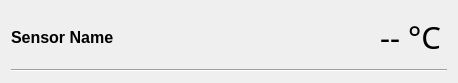
<?xml version="1.0" encoding="UTF-8"?>
<ui version="4.0">
 <class>Form</class>
 <widget class="QWidget" name="Form">
  <property name="geometry">
   <rect>
    <x>0</x>
    <y>0</y>
    <width>458</width>
    <height>83</height>
   </rect>
  </property>
  <property name="windowTitle">
   <string>Form</string>
  </property>
  <layout class="QGridLayout" name="gridLayout">
   <item row="0" column="2" rowspan="2">
    <widget class="QLabel" name="label_value">
     <property name="font">
      <font>
       <family>Digital-7</family>
       <pointsize>23</pointsize>
      </font>
     </property>
     <property name="text">
      <string>-- °C</string>
     </property>
     <property name="textFormat">
      <enum>Qt::AutoText</enum>
     </property>
     <property name="alignment">
      <set>Qt::AlignRight|Qt::AlignTrailing|Qt::AlignVCenter</set>
     </property>
    </widget>
   </item>
   <item row="2" column="0" colspan="4">
    <widget class="Line" name="line">
     <property name="sizePolicy">
      <sizepolicy hsizetype="Minimum" vsizetype="Fixed">
       <horstretch>0</horstretch>
       <verstretch>0</verstretch>
      </sizepolicy>
     </property>
     <property name="orientation">
      <enum>Qt::Horizontal</enum>
     </property>
    </widget>
   </item>
   <item row="0" column="1">
    <spacer name="horizontalSpacer">
     <property name="orientation">
      <enum>Qt::Horizontal</enum>
     </property>
     <property name="sizeHint" stdset="0">
      <size>
       <width>40</width>
       <height>20</height>
      </size>
     </property>
    </spacer>
   </item>
   <item row="0" column="0" rowspan="2">
    <widget class="QLabel" name="label_name">
     <property name="font">
      <font>
       <pointsize>12</pointsize>
       <weight>75</weight>
       <bold>true</bold>
      </font>
     </property>
     <property name="text">
      <string>Sensor Name</string>
     </property>
    </widget>
   </item>
  </layout>
 </widget>
 <resources/>
 <connections/>
</ui>
